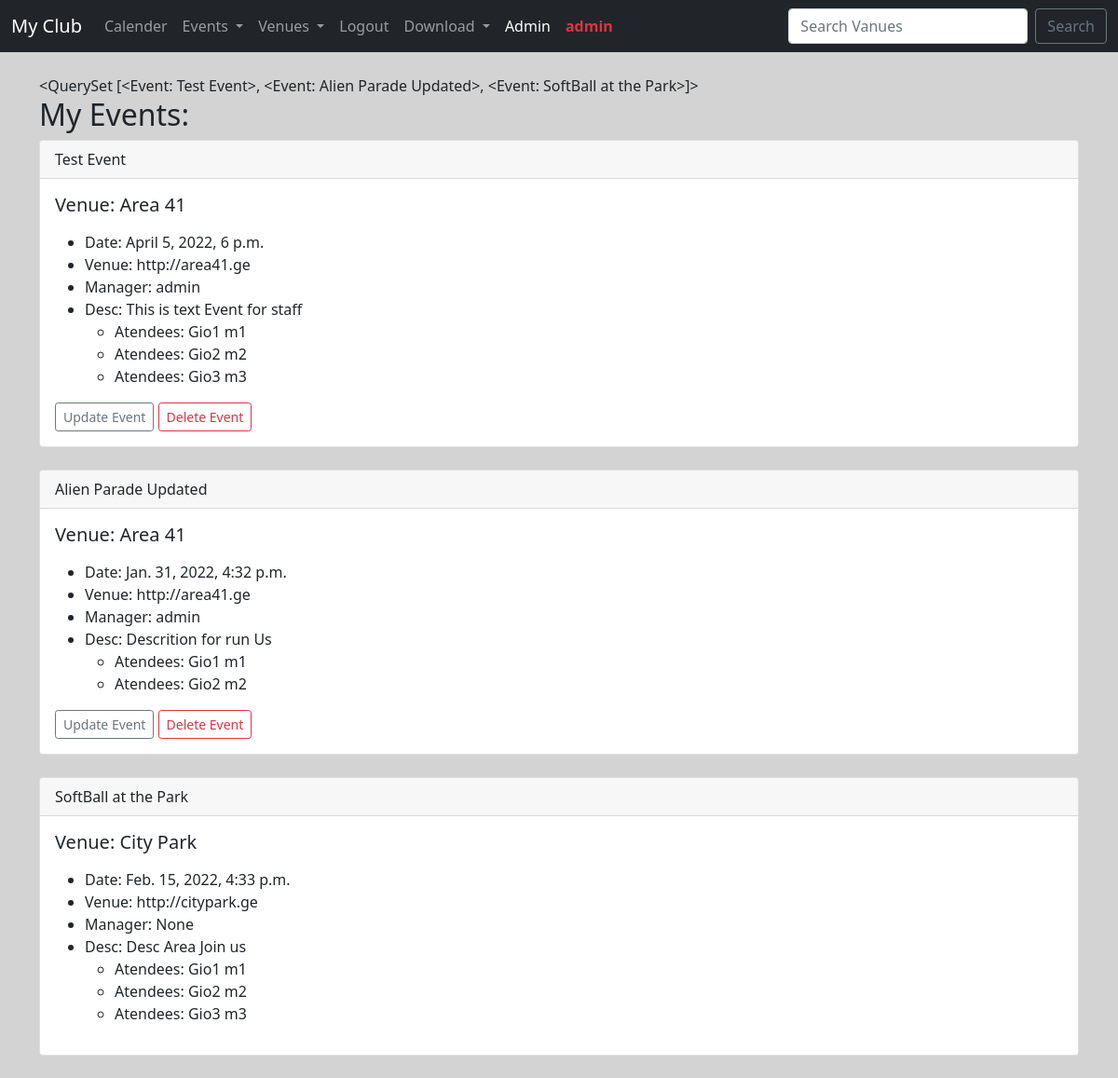
Before: /my_events/ (signed in) with the older database file.
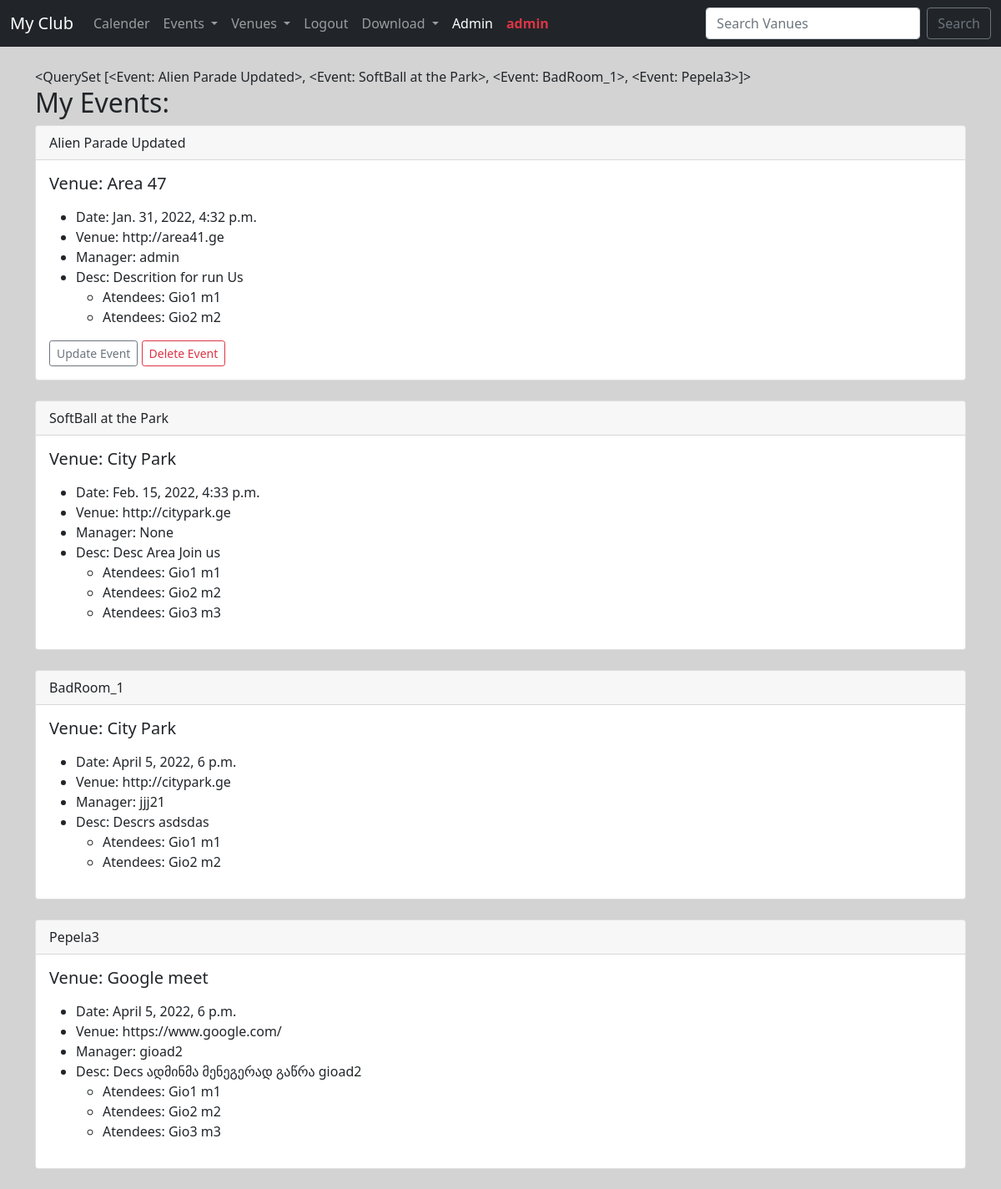
After: the same page with the newer database file.
### events/models.py (models this page shows)
class Event(models.Model):
    name =      models.CharField('Event Name', max_length=120)
    event_date = models.DateTimeField()
    venue  =    models.ForeignKey(Venue, blank=True, null=True, on_delete=models.CASCADE)
    manager =   models.ForeignKey(User, blank=True, null=True, on_delete=models.SET_NULL)
    description = models.TextField(blank=True, null=True)
    attendees = models.ManyToManyField(MyClubUser, blank=True)
    def __str__(self) -> str:
        return self.name

class Venue(models.Model):
    name =      models.CharField('Venue Name', max_length=120)
    address =   models.CharField(max_length=220)
    zip_code =  models.CharField('Zip Code', max_length=15)
    phone =     models.CharField('Contact Phone', max_length=120, blank=True)
    web =       models.URLField('Website Address', blank=True)
    email_address = models.EmailField('Email Address', blank=True)
    owner = models.IntegerField("Venue Owner", blank=False, default=1)
    def __str__(self) -> str:
        return self.name

class MyClubUser(models.Model):
    first_name =    models.CharField(max_length=244)
    last_name =    models.CharField(max_length=244)
    Email =    models.EmailField('User Email')
    def __str__(self) -> str:
        return self.first_name + ' ' + self.last_name

### events/views.py (the view)
# urls.py: path('my_events/', views.my_events, name='my_events'),
def my_events(request):
    if request.user.is_authenticated:
        print('----')
        me = request.user.id # აქ დამსწარეების აიდის უნდა იღებდეს და შეცდომით უსერის აიდის იღებს. სხვა გზა არ აქვს
        events = Event.objects.filter(attendees=me)
        return render(request, 'events/my_events.html', {'events':events})
    else:
        messages.success(request, ('You have not permishen View this Page!'))
        return redirect('home')

### events/templates/events/my_events.html
{% extends 'events/base.html' %}
{% block content %}
{{ events }}
<h2> My Events: </h2>
{% for item in events %}
<div class="card">
    <div class="card-header">
        {{ item }}
    </div>
    <div class="card-body">
        <h5 class="card-title">Venue: {{ item.venue }}</h5>
        <p class="card-text">
        <ul>
            <li>Date: {{ item.event_date }}</li>
            <li>Venue: {{ item.venue.web }}</li>
            <li>Manager: {{ item.manager }}</li>
            <li>Desc: {{ item.description }}</li>
            <ul>
                {% for user in item.attendees.all %}
                <li>Atendees: {{ user }}</li>
                {% endfor %}
            </ul>
        </ul>
        </p>
        {% if user.is_authenticated %}
        {% if user == item.manager %}
        <a href="{% url 'event_update' item.id %}" class="btn btn-outline-secondary btn-sm">Update Event</a>
        <a href="{% url 'event_delete' item.id %}" class="btn btn-outline-danger btn-sm">Delete Event</a>
        {% endif %}
        {% endif %}
    </div>
</div>
<br>
{% endfor %}
{% endblock %}

Changed rows visible on the page:
removed Event: name.name "<QuerySet [<Event: Test Event>, <Event: Alien Parade Updated>, <Event: SoftBall at the Park>]>", name "Test Event", venue "Area 41", event_date "April 5, 2022, 6 p.m.", venue.web "http://area41.ge", manager "admin", description "This is text Event for staff", shows "Update Event", MyClubUser (first_name+last_name "Gio1 m1"), MyClubUser (first_name+last_name "Gio2 m2"), MyClubUser (first_name+last_name "Gio3 m3")
changed through a linked row, Event "Alien Parade Updated": venue "Area 41" → "Area 47"
added Event: name "BadRoom_1", venue "City Park", event_date "April 5, 2022, 6 p.m.", venue.web "http://citypark.ge", manager "jjj21", description "Descrs asdsdas", MyClubUser (first_name+last_name "Gio1 m1"), MyClubUser (first_name+last_name "Gio2 m2")
added Event: name "Pepela3", venue "Google meet", event_date "April 5, 2022, 6 p.m.", venue.web "https://www.google.com/", manager "gioad2", description "Decs ადმინმა მენეგერად გაწრა gioad2", MyClubUser (first_name+last_name "Gio1 m1"), MyClubUser (first_name+last_name "Gio2 m2"), MyClubUser (first_name+last_name "Gio3 m3")
Other visible differences:
{{ events }}: "<QuerySet [<Event: Test Event>, <Event: Alien Parade Updated>, <Event: SoftBall at the Park>]>" → "<QuerySet [<Event: Alien Parade Updated>, <Event: SoftBall at the Park>, <Event: BadRoom_1>, <Event: Pepela3>]>"
